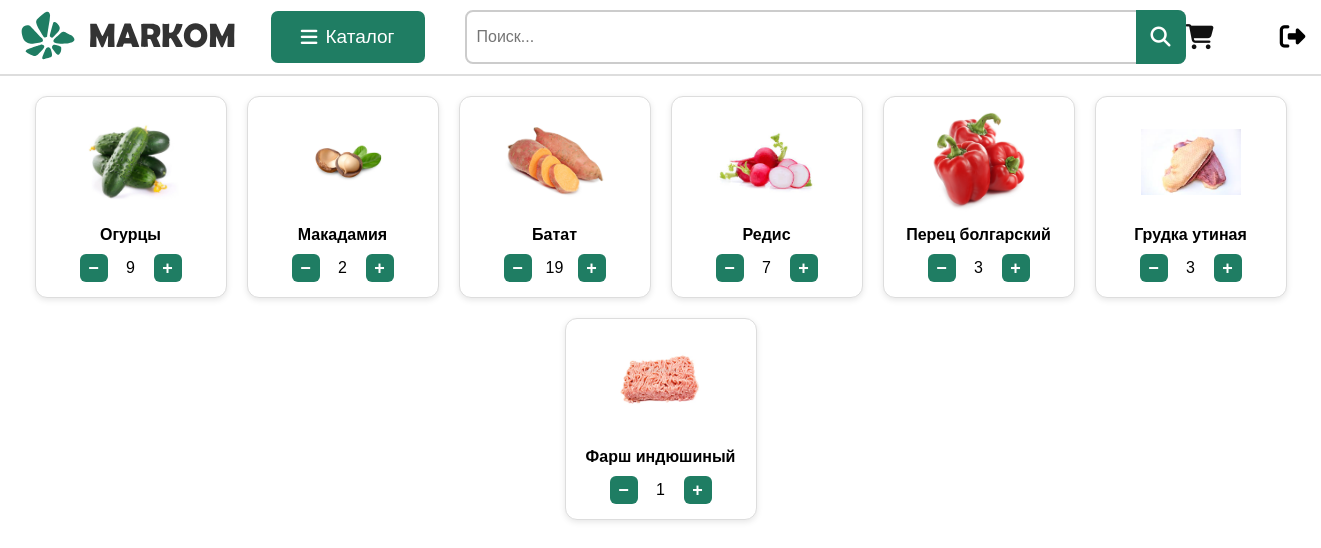
/cart (signed in), run on an earlier commit of the app's database.
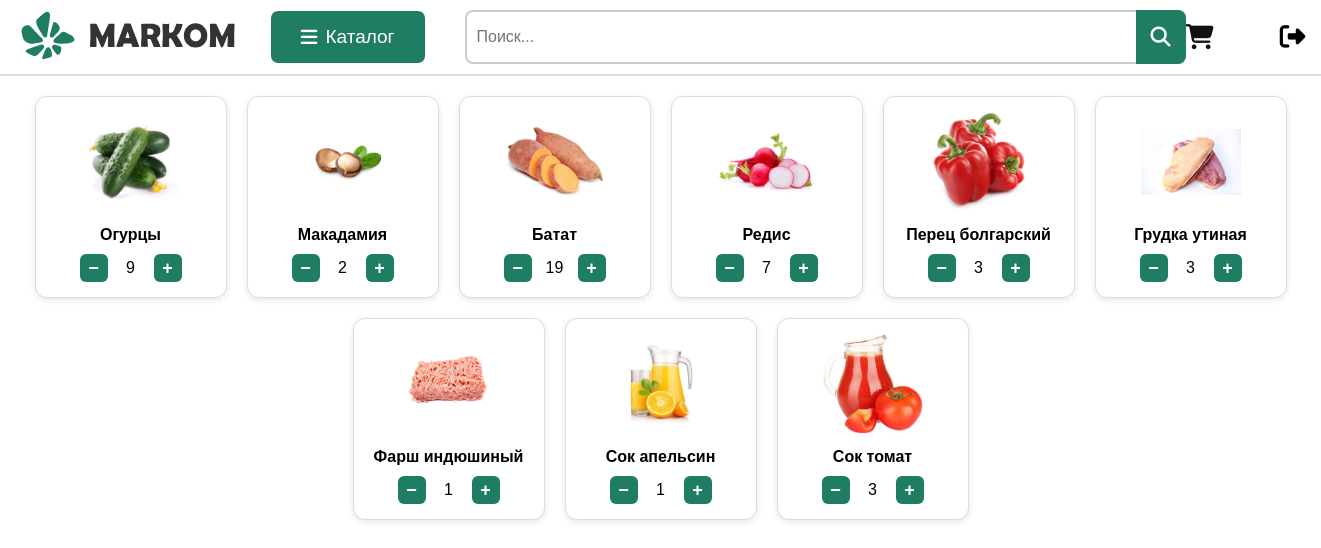
And on a later commit of the database.
### tables this page shows
CREATE TABLE "cart" (
	"id"	INTEGER,
	"user_id"	INTEGER NOT NULL,
	"product_id"	INTEGER NOT NULL,
	"product_name"	TEXT NOT NULL,
	"quantity"	INTEGER NOT NULL,
	PRIMARY KEY("id" AUTOINCREMENT),
	FOREIGN KEY("product_id") REFERENCES "products"("id"),
	FOREIGN KEY("user_id") REFERENCES "users"("id")
);

### app.py (the view)
@app.route('/cart')
def cart():
    if 'user_id' not in session:
        return redirect(url_for('login'))
    user_id = session['user_id']
    conn = get_db()
    cursor = conn.cursor()
    cursor.execute('''
        SELECT product_id, product_name, quantity
        FROM cart
        WHERE user_id = ?
    ''', (user_id,))
    items = cursor.fetchall()
    return render_template('cart.html', items=items)

### app.py (called while the page is built)
def get_db():
    conn = sqlite3.connect('users.db')
    conn.row_factory = sqlite3.Row
    return conn

### templates/cart.html (shortened to what this page needs)
<!DOCTYPE html>
<html lang="ru">
<head>
  <link rel="stylesheet" href="{{ url_for('static', filename='store.css') }}">
  <link rel="stylesheet" href="{{ url_for('static', filename='cart.css') }}">
  <link rel="stylesheet" href="https://cdnjs.cloudflare.com/ajax/libs/font-awesome/6.5.0/css/all.min.css"
 />
  <link rel="stylesheet" href="{{ url_for('static', filename='notifications.css') }}">
</head>
<body>
  <header class="site-header">
  <div class="header-left">
    <a href="{{ url_for('store') }}">
      <img src="{{ url_for('static', filename='images/markom_logo.svg') }}" alt="Логотип" class="logo">
    </a>
    <a href="#" class="catalog-button" id="catalog-toggle">
      <i class="fas fa-bars" id="catalog-icon"></i>
      <span class="catalog-text">Каталог</span>
    </a>
    <div class="search">
  <form method="GET" action="{{ url_for('search') }}" class="search-form">
    <input type="text" name="q" placeholder="Поиск..." class="search-input">
    <button type="submit" class="search-button" aria-label="Поиск">
      <i class="fa-solid fa-magnifying-glass"></i>
    </button>
  </form>
</div>
  </div>
  <div class="header-right">
    <a href="{{ url_for('cart') }}" class="cart-icon" title="Корзина">
      <div class="cart-icon-btn">
        <i class="fas fa-shopping-cart"></i>
      </div>
    </a>
     {% if session.get('user_id') %}
    <form action="{{ url_for('logout') }}" method="post" class="logout-icon">
      <button type="submit" class="logout-icon-btn" title="Выйти">
        <i class="fas fa-sign-out-alt"></i>
      </button>
    </form>
  {% endif %}
  </div>
  </header>
  <main class="cart-items">
  {% if items %}
    <div class="cart-grid">
      {% for item in items %}
        <div class="cart-card" data-product-id="{{ item['product_id'] }}">
          <img src="{{ url_for('static', filename='images/' ~ item['product_name'].replace(' ', '_') ~ '.jpg') }}"
     alt="{{ item['product_name'] }}">
          <div class="product-name">{{ item['product_name']|capitalize }}</div>
          <div class="quantity-controls">
            <button class="decrease-btn">−</button>
            <span class="quantity">{{ item['quantity'] }}</span>
            <button class="increase-btn">+</button>
          </div>
        </div>
      {% endfor %}
    </div>
  {% else %}
    <p>Ваша корзина пуста.</p>
  {% endif %}
</main>
</body>
</html>

### static/store.css (style rules this page uses)
body { margin: 0; font-family: Arial, sans-serif; background-color: #ffffff; color: #000000; }
.site-header { display: flex; justify-content: space-between; align-items: center; background-color: #ffffff; padding: 10px 20px; border-bottom: 2px solid #ddd; }
.header-left, .header-right { display: flex; align-items: center; }
.logo { height: 50px; margin-right: 15px; }
.catalog-button { color: #ffffff; background-color: #1f7d63; padding: 15px 30px; font-size: 19px; text-decoration: none; border-radius: 7px; margin-left: 20px; margin-right: 40px; display: flex; align-items: center; transition: background-color 0.3s; }
.catalog-text { margin-left: 8px; }
.search { width: 100%; margin: 0 auto; }
.search-form { display: flex; position: relative; width: 100%; }
.search-input { flex: 1; height: 50px; padding: 0px 500px 0px 10px; font-size: 16px; border: 2px solid #ccc; border-radius: 8px; outline: none; transition: border-color 0.3s ease; }
.search-button { position: absolute; right: 0; top: 0; height: 53.5px; width: 50px; border: none; background-color: #1f7d63; color: white; font-size: 20px; border-top-right-radius: 8px; border-bottom-right-radius: 8px; cursor: pointer; display: flex; align-items: center; justify-content: center; transition: background-color 0.3s ease; }
.cart-icon { color: #111; font-size: 25px; margin-right: 30px; }
.logout-icon { margin-left: 30px; }
.logout-icon-btn { background: none; border: none; cursor: pointer; color: black; font-size: 1.6rem; }

### static/cart.css (style rules this page uses)
.cart-grid { display: flex; flex-wrap: wrap; justify-content: center; gap: 20px; padding: 20px; }
.cart-card { width: 160px; border: 1px solid #ddd; border-radius: 12px; box-shadow: 0 2px 6px rgba(0, 0, 0, 0.1); text-align: center; padding: 15px; background: #fff; transition: transform 0.2s ease; }
.cart-card img { width: 100px; height: 100px; object-fit: contain; margin-bottom: 10px; }
.product-name { font-size: 16px; font-weight: 600; margin-bottom: 10px; }
.quantity-controls { display: flex; justify-content: center; align-items: center; gap: 8px; }
.quantity-controls button { width: 28px; height: 28px; font-size: 18px; font-weight: bold; background-color: #1f7d63; color: #fff; border: none; border-radius: 6px; cursor: pointer; }
.quantity-controls .quantity { width: 30px; text-align: center; font-size: 16px; }

What changed in the data, as far as the page shows it:
added cart: shows a picture, product_name "Сок апельсин", quantity "1"
added cart: shows a picture, product_name "Сок томат", quantity "3"
